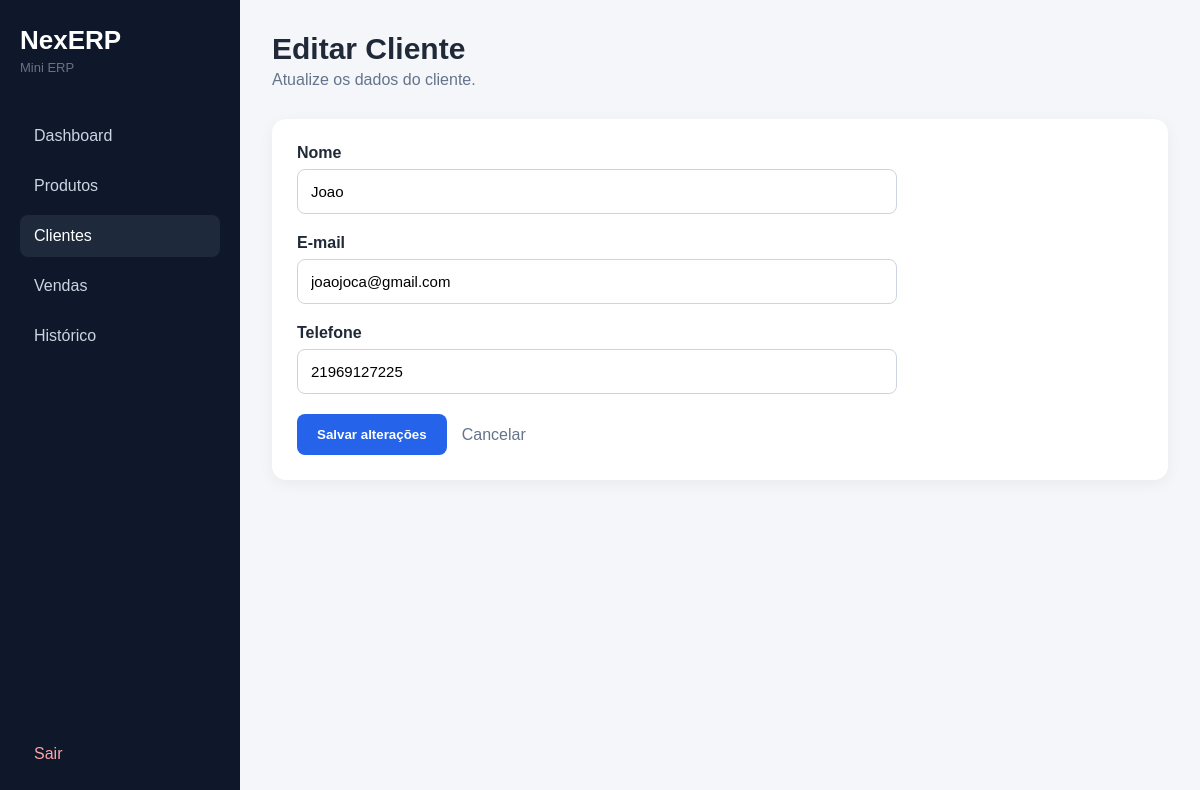
Screenshot of /clientes/editar/1 (signed in) with the database file from the repository.
### tables this page shows
CREATE TABLE clientes (
        id INTEGER PRIMARY KEY AUTOINCREMENT,
        nome TEXT NOT NULL,
        email TEXT,
        telefone TEXT,
        criado_em TIMESTAMP DEFAULT CURRENT_TIMESTAMP
    );

### app.py (the view, shortened to what this page needs)
@app.route("/clientes/editar/<int:id>", methods=["GET", "POST"])
@login_obrigatorio
def editar_cliente(id):
    conn = conectar()
    cliente = conn.execute(
        "SELECT * FROM clientes WHERE id = ?",
        (id,)
    ).fetchone()
    if not cliente:
        conn.close()
        return redirect(url_for("clientes"))
    conn.close()
    return render_template(
        "cliente_editar.html",
        cliente=cliente
    )

### app.py (called while the page is built)
def conectar():
    conn = sqlite3.connect("database.db")
    conn.row_factory = sqlite3.Row
    return conn

def login_obrigatorio(func):
    @wraps(func)
    def wrapper(*args, **kwargs):
        if "usuario" not in session:
            return redirect(url_for("login"))
        return func(*args, **kwargs)
    return wrapper

### templates/cliente_editar.html (shortened to what this page needs)
<!DOCTYPE html>
<html lang="pt-BR">
<head>
    <link rel="stylesheet" href="{{ url_for('static', filename='css/style.css') }}">
</head>
<body>
<aside class="sidebar">
    <div class="sidebar-logo">
        <h2>NexERP</h2>
        <span>Mini ERP</span>
    </div>
    <nav>
        <a href="{{ url_for('dashboard') }}">Dashboard</a>
        <a href="{{ url_for('produtos') }}">Produtos</a>
        <a href="{{ url_for('clientes') }}" class="active">Clientes</a>
        <a href="{{ url_for('vendas') }}">Vendas</a>
        <a href="{{ url_for('historico') }}">Histórico</a>
    </nav>
    <a href="{{ url_for('logout') }}" class="logout">Sair</a>
</aside>
<main class="content">
    <div class="topbar">
        <div>
            <h1>Editar Cliente</h1>
            <p>Atualize os dados do cliente.</p>
        </div>
    </div>
    <section class="form-panel">
        <form method="POST" class="product-form">
            <label>Nome</label>
            <input
                type="text"
                name="nome"
                value="{{ cliente.nome }}"
                required
            >
            <label>E-mail</label>
            <input
                type="email"
                name="email"
                value="{{ cliente.email or '' }}"
            >
            <label>Telefone</label>
            <input
                type="text"
                name="telefone"
                value="{{ cliente.telefone or '' }}"
            >
            <div class="form-actions">
                <button type="submit">
                    Salvar alterações
                </button>
                <a href="{{ url_for('clientes') }}">
                    Cancelar
                </a>
            </div>
        </form>
    </section>
</main>
</body>
</html>

### static/css/style.css (style rules this page uses)
* { margin: 0; padding: 0; box-sizing: border-box; }
body { font-family: Arial, Helvetica, sans-serif; background: #f4f6f9; color: #1f2937; }
.sidebar { width: 240px; height: 100vh; position: fixed; left: 0; top: 0; background: #0f172a; padding: 25px 20px; display: flex; flex-direction: column; }
.sidebar-logo h2 { color: white; font-size: 26px; }
.sidebar-logo span { display: block; color: #64748b; margin-top: 4px; font-size: 13px; }
.sidebar nav { margin-top: 40px; display: flex; flex-direction: column; gap: 8px; }
.sidebar nav a, .logout { text-decoration: none; color: #cbd5e1; padding: 12px 14px; border-radius: 8px; }
.sidebar nav a:hover, .sidebar nav a.active { background: #1e293b; color: white; }
.logout { margin-top: auto; color: #fca5a5; }
.content { margin-left: 240px; padding: 32px; }
.topbar { display: flex; justify-content: space-between; align-items: center; }
.topbar h1 { font-size: 30px; }
.topbar p { color: #64748b; margin-top: 5px; }
.table-panel, .form-panel { margin-top: 30px; background: white; padding: 25px; border-radius: 14px; box-shadow: 0 4px 15px rgba(0,0,0,0.05); }
.product-form { max-width: 600px; display: flex; flex-direction: column; }
.product-form label { margin-bottom: 7px; font-weight: bold; }
.product-form input { padding: 13px; border: 1px solid #cbd5e1; border-radius: 8px; margin-bottom: 20px; font-size: 15px; }
.form-actions { display: flex; align-items: center; gap: 15px; }
.form-actions button { border: 0; background: #2563eb; color: white; padding: 13px 20px; border-radius: 8px; cursor: pointer; font-weight: bold; }
.form-actions a { color: #64748b; text-decoration: none; }

### rows the page displays
clientes: nome "Joao", email "joaojoca@gmail.com", telefone "21969127225"
